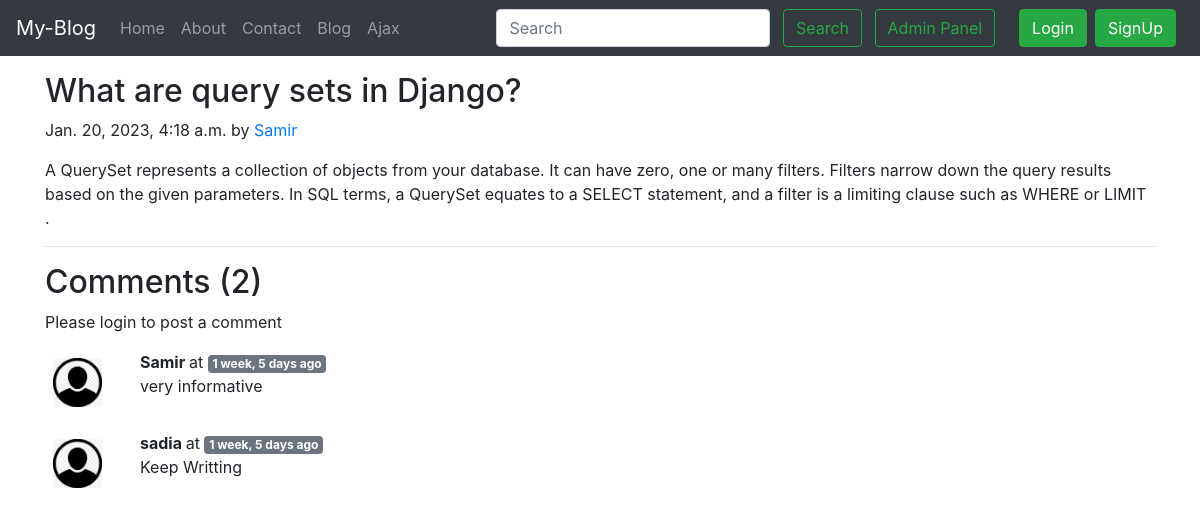
/blog/query sets, run on the app's committed database.
### blog/models.py (models this page shows, shortened)
class Post(models.Model):
    sno=models.AutoField(primary_key=True)
    title=models.CharField(max_length=255)
    author=models.CharField(max_length=14)
    slug=models.CharField(max_length=130)
    timeStamp=models.DateTimeField(blank=True)
    content=models.TextField()

class BlogComment(models.Model):
    sno= models.AutoField(primary_key=True)
    comment=models.TextField()
    user=models.ForeignKey(User, on_delete=models.CASCADE)
    post=models.ForeignKey(Post, on_delete=models.CASCADE)
    parent=models.ForeignKey('self',on_delete=models.CASCADE, null=True )
    timestamp= models.DateTimeField(default=now)

### blog/views.py (the view)
# urls.py: path('<str:slug>', views.blogPost,name='blogPost'),
def blogPost(request, slug):
    post=Post.objects.filter(slug=slug).first()
    comments= BlogComment.objects.filter(post=post)
    context={'post':post, 'comments': comments, 'user': request.user}
    return render(request, "blog/blogPost.html", context)

### templates/blog/blogPost.html (shortened to what this page needs)
{% extends 'base.html' %}
{% block body %}
{% load humanize %}
<div class="container my-3">
    <h2 class="blog-post-title">{{post.title}}</h2>
    <p class="blog-post-meta">{{post.timeStamp}} by <a href="/about">{{post.author}}</a></p>
    <p>{{post.content}}</p>
    <hr>
</div>
<div class="container">
  <h2> Comments ({{comments.count}})</h2>
    <div class="my-2">
      {% if user.is_authenticated %}
      <form action="/blog/postComment" method="post">
          {% csrf_token %}
          <div class="form-group">
              <label for="exampleInputEmail1">Post Comment </label>
              <input type="text" class="form-control" name="comment" placeholder="Enter comment here">
          </div>
          <input type="hidden" name="postSno" value="{{post.sno}}">
          <button type="submit" class="btn btn-primary">Submit</button>
      </form>
      {% else %}
      Please login to post a comment
      {% endif %}
    {% for comment in comments %}
    <div class="row my-3">
        <div class="col-md-1  ">
        <img class="rounded mx-auto d-block w-100 p-2" src="/static/images/user.png"  alt="user">
        </div>
        <div class="col-md-11 ">
        <b> {{comment.user.username}} </b> at <span class='badge badge-secondary'>{{comment.timestamp |naturaltime}} </span>
        <div>   {{comment.comment}} </div>
    </div>
    </div>
    {% endfor %}
</div>
{% endblock %}

### data on the page
Post: title "What are query sets in Django?", timeStamp "Jan. 20, 2023, 4:18 a.m.", author "Samir", content "A QuerySet represents a collection of objects from your database. It can have zero, one or many filters. Filters narrow down the query results based on the given parameters. In SQL terms, a QuerySet equates to a SELECT statement, and a filter is a limiting clause such as WHERE or LIMIT ."
BlogComment: user.username "Samir", timestamp "1 week, 5 days ago", comment "very informative"
BlogComment: user.username "sadia", timestamp "1 week, 5 days ago", comment "Keep Writting"

### other printed values
{{ comments.count }} "2"
